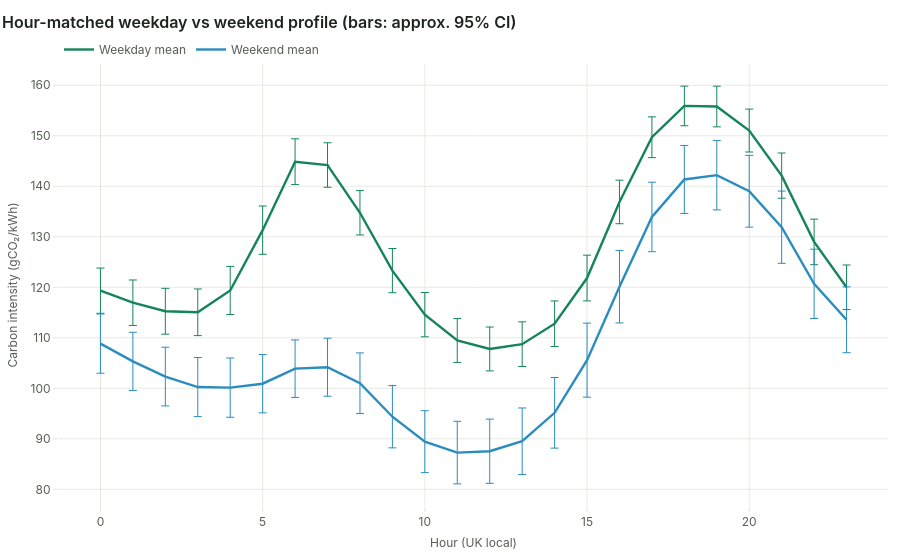

The notebook cell saved with this chart:
### Markdown cell above
## 11. Weekday versus weekend (Research question D)
**Method.** Compare overall and **hour-matched** means (weekend 14:00 vs weekday 14:00), with sample sizes and
approximate 95% intervals per hour.

### Code cell
dt = day_type_comparison(a)
hp = profile(a, by=["day_type", "hour"])
import plotly.graph_objects as go
fig = go.Figure()
for name, colour in (("Weekday", "#16845B"), ("Weekend", "#2B8CBE")):
    d = hp[hp["day_type"] == name]
    fig.add_trace(go.Scatter(x=d["hour"], y=d["mean"], name=f"{name} mean", line=dict(color=colour, width=2.4),
                             error_y=dict(type="data", symmetric=False, array=d["ci_high"] - d["mean"],
                                          arrayminus=d["mean"] - d["ci_low"], thickness=1)))
fig.update_layout(title="Hour-matched weekday vs weekend profile (bars: approx. 95% CI)",
                  xaxis_title="Hour (UK local)", yaxis_title="Carbon intensity (gCO₂/kWh)")
fig

### Figure 1 — Plotly figure (JSON) as saved in the notebook; plotly's stock layout.template omitted (floating-point values rounded to 4 significant figures)
{"data": [{"error_y": {"array": [4.474, 4.503, 4.541, 4.62, 4.766, 4.78, 4.532, 4.405, 4.389, 4.38, 4.385, 4.34, 4.343, 4.419, 4.509, 4.529, 4.309, 4.038, 3.924, 4.028, 4.25, 4.479, 4.513, 4.415], "arrayminus": [4.474, 4.503, 4.541, 4.62, 4.766, 4.78, 4.532, 4.405, 4.389, 4.38, 4.385, 4.34, 4.343, 4.419, 4.509, 4.529, 4.309, 4.038, 3.924, 4.028, 4.25, 4.479, 4.513, 4.415], "symmetric": false, "thickness": 1, "type": "data"}, "line": {"color": "#16845B", "width": 2.4}, "name": "Weekday mean", "type": "scatter", "x": [0, 1, 2, 3, 4, 5, 6, 7, 8, 9, 10, 11, 12, 13, 14, 15, 16, 17, 18, 19, 20, 21, 22, 23], "y": [119.3, 116.9, 115.3, 115.1, 119.4, 131.3, 144.9, 144.2, 134.8, 123.3, 114.6, 109.5, 107.8, 108.7, 112.8, 121.8, 136.9, 149.7, 155.9, 155.8, 151.0, 142.1, 129.0, 120.0]}, {"error_y": {"array": [5.864, 5.772, 5.814, 5.85, 5.863, 5.773, 5.695, 5.744, 6.004, 6.163, 6.133, 6.198, 6.357, 6.588, 6.992, 7.334, 7.183, 6.885, 6.729, 6.878, 7.104, 7.153, 6.865, 6.524], "arrayminus": [5.864, 5.772, 5.814, 5.85, 5.863, 5.773, 5.695, 5.744, 6.004, 6.163, 6.133, 6.198, 6.357, 6.588, 6.992, 7.334, 7.183, 6.885, 6.729, 6.878, 7.104, 7.153, 6.865, 6.524], "symmetric": false, "thickness": 1, "type": "data"}, "line": {"color": "#2B8CBE", "width": 2.4}, "name": "Weekend mean", "type": "scatter", "x": [0, 1, 2, 3, 4, 5, 6, 7, 8, 9, 10, 11, 12, 13, 14, 15, 16, 17, 18, 19, 20, 21, 22, 23], "y": [108.8, 105.3, 102.3, 100.2, 100.1, 100.9, 103.9, 104.2, 101.0, 94.37, 89.44, 87.27, 87.55, 89.52, 95.14, 105.6, 120.1, 133.9, 141.4, 142.2, 139.0, 131.9, 120.7, 113.6]}], "layout": {"title": {"text": "Hour-matched weekday vs weekend profile (bars: approx. 95% CI)"}, "xaxis": {"title": {"text": "Hour (UK local)"}}, "yaxis": {"title": {"text": "Carbon intensity (gCO₂/kWh)"}}}}
